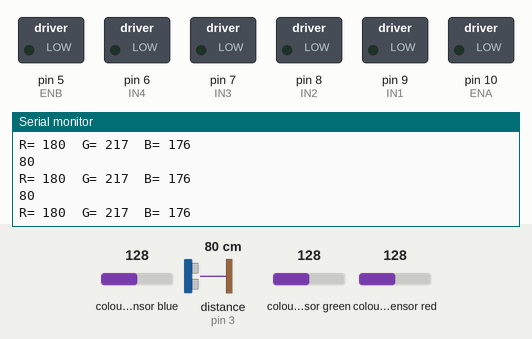
Bench run of a sketch on a simulated Arduino Mega 2560, built with avr-gcc and run on an emulated ATmega2560. On the bench: switched loads named in the sketch (green lamp = pin HIGH), the last lines printed to the serial monitor. Wiring (inferred from the names in the program): ultrasonic range finder: trigger pin 2; echo pin 3; TCS3200 colour sensor: output pin 26; S2 pin 24; S3 pin 25; S0 pin 22; S1 pin 23. Inputs (shaded band) come from the test bench; at power-on: distance to the obstacle (sensor on pin 3) 80 cm, colour sensor blue 128, colour sensor green 128, colour sensor red 128. The echo pulse lasts 58.3 µs per cm; pins used as bus, display or sensor lines are not drawn.

Above: at 1.2 s.
1.3 s: distance to the obstacle (sensor on pin 3) set to 27 cm
At 1.39 s:
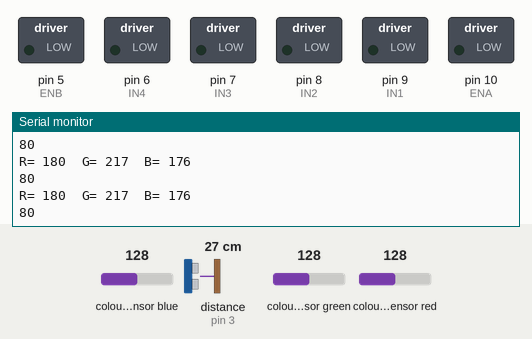
4.3 s: distance to the obstacle (sensor on pin 3) set to 22 cm
At 4.7 s:
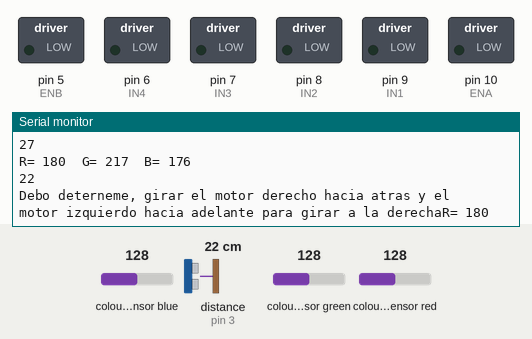
Timing chart, 0 to 7.3 s (numbered marks = the images above; inputs shaded):
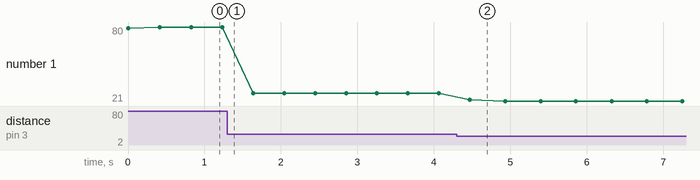

The sketch:

sketch_feb25a.ino
```cpp
/*Motores*/
// Motor A
int ENA = 10;
int IN1 = 9;
int IN2 = 8;
// Motor B
int ENB = 5;
int IN3 = 7;
int IN4 = 6;

/*Sensor de distancia*/
int TRIG =2;
int ECO=3;
int DURACION;
int DISTANCIA;


#define S0 22
#define S1 23
#define S2 24
#define S3 25
#define sensorOut 26

int actual_color=0;

int frequency = 0;

//Motores
bool esquivar=false;


void setup() {
  //Configuración general
  Serial.begin(9600);
  //Configuración sensor de distancia
  pinMode(TRIG,OUTPUT);
  pinMode(ECO,INPUT);

  //Configuración sensor de colores
  pinMode(S0, OUTPUT);
  pinMode(S1, OUTPUT);
  pinMode(S2, OUTPUT);
  pinMode(S3, OUTPUT);
  pinMode(sensorOut, INPUT);

  // Setting frequency-scaling to 100%
  digitalWrite(S0,HIGH);
  digitalWrite(S1,HIGH);

  //Salidas de los motores Declaramos todos los pines como salidas
   pinMode (ENA, OUTPUT);
   pinMode (ENB, OUTPUT);
   pinMode (IN1, OUTPUT);
   pinMode (IN2, OUTPUT);
   pinMode (IN3, OUTPUT);
   pinMode (IN4, OUTPUT);

}

void loop() {
  // put your main code here, to run repeatedly:

  digitalWrite(TRIG,HIGH);
  delay(1);
  digitalWrite(TRIG,LOW);
  DURACION=pulseIn(ECO,HIGH);
  DISTANCIA=DURACION/58.2;
  Serial.println(DISTANCIA);

  switch(actual_color){
    case 1:
      Serial.print("digamos que es color rojo, debo moverme hacia adelante mientras muevo el motor de la barredora");
      break;
    case 2:
      Serial.print("Digamos que es color Azul debo cambiar a modo manual");
      break;
    case 3:
      Serial.print("Digamos que hay ausencia de color Debo retroceder ya que me encontre con una grada");
      break;
    default:
      break;
  }

  if(DISTANCIA<25){
    if(esquivar){ //Condicion para que alterne el esquivar a la izquierda con esquivar hacia la derecha.
      Serial.print("Debo deterneme, girar el motor izuquierdo hacia atras y el motor derecho hacia adelante para girar a la izquierda");
    }else{
      Serial.print("Debo deterneme, girar el motor derecho hacia atras y el motor izquierdo hacia adelante para girar a la derecha");
    }
    esquivar=!esquivar;
  }

  //Esto va fuera
  delay(200);
  color();
}

void color(){  // Setting red filtered photodiodes to be read
  digitalWrite(S2,LOW);
  digitalWrite(S3,LOW);
  // Reading the output frequency
  frequency = pulseIn(sensorOut, LOW);
  //Remaping the value of the frequency to the RGB Model of 0 to 255
  frequency = map(frequency, 25,72,255,0);
  // Printing the value on the serial monitor
  Serial.print("R= ");//printing name
  Serial.print(frequency);//printing RED color frequency
  Serial.print("  ");
  delay(100);
  // Setting Green filtered photodiodes to be read
  digitalWrite(S2,HIGH);
  digitalWrite(S3,HIGH);
  // Reading the output frequency
  frequency = pulseIn(sensorOut, LOW);
  //Remaping the value of the frequency to the RGB Model of 0 to 255
  frequency = map(frequency, 30,90,255,0);
  // Printing the value on the serial monitor
  Serial.print("G= ");//printing name
  Serial.print(frequency);//printing RED color frequency
  Serial.print("  ");
  delay(100);
  // Setting Blue filtered photodiodes to be read
  digitalWrite(S2,LOW);
  digitalWrite(S3,HIGH);
  // Reading the output frequency
  frequency = pulseIn(sensorOut, LOW);
  //Remaping the value of the frequency to the RGB Model of 0 to 255
  frequency = map(frequency, 25,70,255,0);
  // Printing the value on the serial monitor
  Serial.print("B= ");//printing name
  Serial.print(frequency);//printing RED color frequency
  Serial.println("  ");

  //Dependiendo de la frecuencia decidiremos asignar un color.

}


//Metodo para los motores
void Adelante (){
 //Direccion motor A
 digitalWrite (IN1, HIGH);
 digitalWrite (IN2, LOW);
 analogWrite (ENA, 255); //Velocidad motor A
 //Direccion motor B
 digitalWrite (IN3, HIGH);
 digitalWrite (IN4, LOW);
 analogWrite (ENB, 255); //Velocidad motor B
}

void Atras (){
 //Direccion motor A
 digitalWrite (IN1, LOW);
 digitalWrite (IN2, HIGH);
 analogWrite (ENA, 128); //Velocidad motor A
 //Direccion motor B
 digitalWrite (IN3, LOW);
 digitalWrite (IN4, HIGH);
 analogWrite (ENB, 128); //Velocidad motor B
}

void Derecha (){
 //Direccion motor A
 digitalWrite (IN1, HIGH);
 digitalWrite (IN2, LOW);
 analogWrite (ENA, 200); //Velocidad motor A
 //Direccion motor B
 digitalWrite (IN3, LOW);
 digitalWrite (IN4, HIGH);
 analogWrite (ENB, 100); //Velocidad motor A
}

void Izquierda (){
 //Direccion motor A
 digitalWrite (IN1, LOW);
 digitalWrite (IN2, HIGH);
 analogWrite (ENA, 50); //Velocidad motor A
 //Direccion motor B
 digitalWrite (IN3, HIGH);
 digitalWrite (IN4, LOW);
 analogWrite (ENB, 150); //Velocidad motor A
}

void Parar (){
 //Direccion motor A
 digitalWrite (IN1, LOW);
 digitalWrite (IN2, LOW);
 analogWrite (ENA, 0); //Velocidad motor A
 //Direccion motor B
 digitalWrite (IN3, LOW);
 digitalWrite (IN4, LOW);
 analogWrite (ENB, 0); //Velocidad motor A
}
```

Measured:
- the behaviour switches between 25 and 24 cm on distance to the obstacle (sensor on pin 3) (found by bisection; images 1 and 2)
- after the input at 4.3 s, the serial monitor: prints a new line after 0.17 s (image 2)
- plotted number 1: 80 → 27 after the input at 1.3 s, 27 → 21 after the input at 4.3 s
